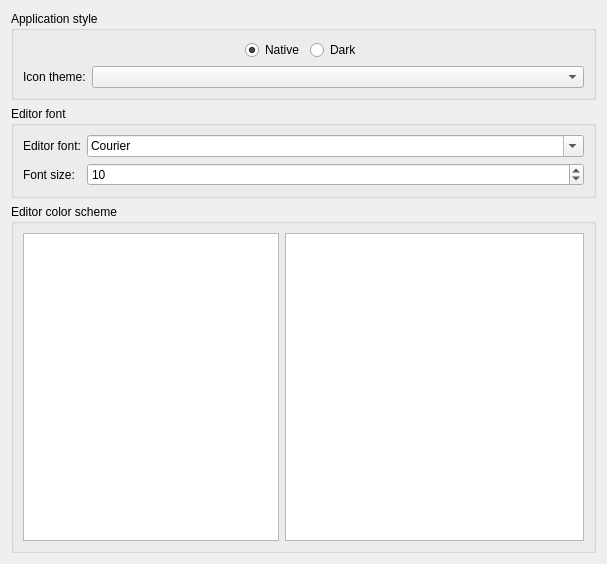
            <widget class="QWidget" name="scrollAreaWidgetContents">
             <property name="geometry">
              <rect>
               <x>0</x>
               <y>0</y>
               <width>607</width>
               <height>564</height>
              </rect>
             </property>
             <layout class="QVBoxLayout" name="verticalLayout_8">
              <item>
               <widget class="QGroupBox" name="groupBox_5">
                <property name="title">
                 <string>Application style</string>
                </property>
                <layout class="QVBoxLayout" name="verticalLayout_2">
                 <item>
                  <layout class="QHBoxLayout" name="horizontalLayout_3">
                   <item>
                    <spacer name="horizontalSpacer_3">
                     <property name="orientation">
                      <enum>Qt::Horizontal</enum>
                     </property>
                     <property name="sizeHint" stdset="0">
                      <size>
                       <width>40</width>
                       <height>20</height>
                      </size>
                     </property>
                    </spacer>
                   </item>
                   <item>
                    <widget class="QRadioButton" name="radioButtonColorWhite">
                     <property name="toolTip">
                      <string>Use native style</string>
                     </property>
                     <property name="statusTip">
                      <string>Use native style</string>
                     </property>
                     <property name="text">
                      <string>Native</string>
                     </property>
                     <property name="checked">
                      <bool>true</bool>
                     </property>
                    </widget>
                   </item>
                   <item>
                    <widget class="QRadioButton" name="radioButtonColorDark">
                     <property name="toolTip">
                      <string>Use a global dark style (using QDarkStyleSheet)</string>
                     </property>
                     <property name="statusTip">
                      <string>Use a global dark style (using QDarkStyleSheet)</string>
                     </property>
                     <property name="text">
                      <string>Dark</string>
                     </property>
                    </widget>
                   </item>
                   <item>
                    <spacer name="horizontalSpacer_4">
                     <property name="orientation">
                      <enum>Qt::Horizontal</enum>
                     </property>
                     <property name="sizeHint" stdset="0">
                      <size>
                       <width>40</width>
                       <height>20</height>
                      </size>
                     </property>
                    </spacer>
                   </item>
                  </layout>
                 </item>
                 <item>
                  <layout class="QFormLayout" name="layoutIconTheme">
                   <property name="topMargin">
                    <number>0</number>
                   </property>
                   <item row="0" column="0">
                    <widget class="QLabel" name="lblIconTheme">
                     <property name="text">
                      <string>Icon theme:</string>
                     </property>
                    </widget>
                   </item>
                   <item row="0" column="1">
                    <widget class="QComboBox" name="comboBoxIconTheme"/>
                   </item>
                  </layout>
                 </item>
                </layout>
               </widget>
              </item>
              <item>
               <widget class="QGroupBox" name="groupBox_6">
                <property name="title">
                 <string>Editor font</string>
                </property>
                <layout class="QFormLayout" name="formLayout_3">
                 <item row="0" column="0">
                  <widget class="QLabel" name="label_3">
                   <property name="text">
                    <string>Editor font:</string>
                   </property>
                  </widget>
                 </item>
                 <item row="0" column="1">
                  <layout class="QHBoxLayout" name="horizontalLayout_4">
                   <item>
                    <widget class="QFontComboBox" name="fontComboBox">
                     <property name="toolTip">
                      <string>Change editor font</string>
                     </property>
                     <property name="statusTip">
                      <string>Change editor font</string>
                     </property>
                     <property name="fontFilters">
                      <set>QFontComboBox::MonospacedFonts</set>
                     </property>
                     <property name="currentFont">
                      <font>
                       <family>BatangChe</family>
                       <pointsize>10</pointsize>
                      </font>
                     </property>
                    </widget>
                   </item>
                  </layout>
                 </item>
                 <item row="1" column="0">
                  <widget class="QLabel" name="label_4">
                   <property name="text">
                    <string>Font size:</string>
                   </property>
                  </widget>
                 </item>
                 <item row="1" column="1">
                  <layout class="QHBoxLayout" name="horizontalLayout_5">
                   <item>
                    <widget class="QSpinBox" name="spinBoxFontSize">
                     <property name="toolTip">
                      <string>Change editor font size</string>
                     </property>
                     <property name="statusTip">
                      <string>Change editor font size</string>
                     </property>
                     <property name="value">
                      <number>10</number>
                     </property>
                    </widget>
                   </item>
                  </layout>
                 </item>
                </layout>
               </widget>
              </item>
              <item>
               <widget class="QGroupBox" name="groupBox_7">
                <property name="title">
                 <string>Editor color scheme</string>
                </property>
                <layout class="QGridLayout" name="gridLayout_4">
                 <item row="0" column="0">
                  <widget class="QListWidget" name="listWidgetColorSchemes">
                   <property name="sizePolicy">
                    <sizepolicy hsizetype="Minimum" vsizetype="Expanding">
                     <horstretch>0</horstretch>
                     <verstretch>0</verstretch>
                    </sizepolicy>
                   </property>
                   <property name="toolTip">
                    <string>Pygments color schemes.</string>
                   </property>
                   <property name="statusTip">
                    <string>Pygments color schemes.</string>
                   </property>
                  </widget>
                 </item>
                 <item row="0" column="1">
                  <widget class="CobolCodeEdit" name="plainTextEdit"/>
                 </item>
                </layout>
               </widget>
              </item>
             </layout>
            </widget>
